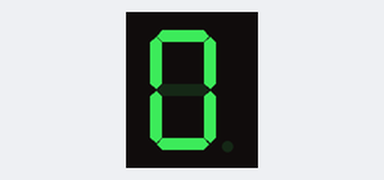
A program run on a simulated ESP32 board running MicroPython. Parts: 1-digit seven-segment display. The segment pins are drawn as the display they are named for.

Above: at 0.1 s.
At 2.1 s:
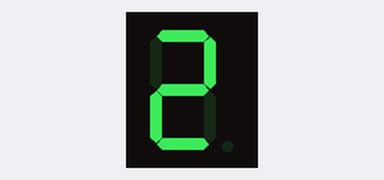
At 3.1 s:
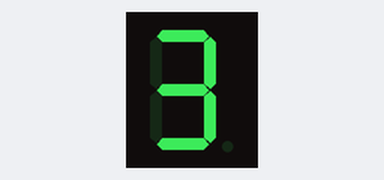
At 5.1 s:
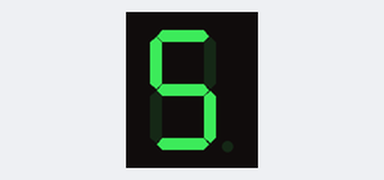
At 6.1 s:
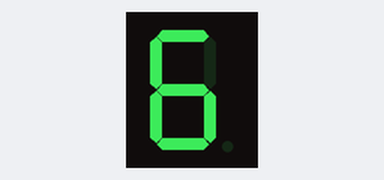
At 9.1 s:
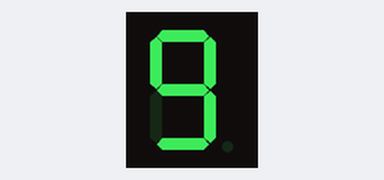

Measured:
- by itself, everything shown: repeats every 10.0 s, in 10 steps
- what the display in image 0 shows lasts 1.0 s, from 0.1 s to 1.1 s

The program:

main.py
```python
from machine import Pin
from time import sleep

# Segment pin assignments (matching your GPIOs)
SEG_A = Pin(13, Pin.OUT)
SEG_B = Pin(12, Pin.OUT)
SEG_C = Pin(14, Pin.OUT)
SEG_D = Pin(27, Pin.OUT)
SEG_E = Pin(26, Pin.OUT)
SEG_F = Pin(25, Pin.OUT)
SEG_G = Pin(33, Pin.OUT)

# List of segment pins in order A-G
segments = [SEG_A, SEG_B, SEG_C, SEG_D, SEG_E, SEG_F, SEG_G]

# Digit patterns: [A, B, C, D, E, F, G]
digits = [
    [1,1,1,1,1,1,0], # 0
    [0,1,1,0,0,0,0], # 1
    [1,1,0,1,1,0,1], # 2
    [1,1,1,1,0,0,1], # 3
    [0,1,1,0,0,1,1], # 4
    [1,0,1,1,0,1,1], # 5
    [1,0,1,1,1,1,1], # 6
    [1,1,1,0,0,0,0], # 7
    [1,1,1,1,1,1,1], # 8
    [1,1,1,1,0,1,1]  # 9
]

# Show a single digit on the display
def show_number(num):
    for i in range(7):
        segments[i].value(digits[num][i])

# Main loop
while True:
    for i in range(10):
        show_number(i)
        sleep(1)  # Wait 1 second
```
